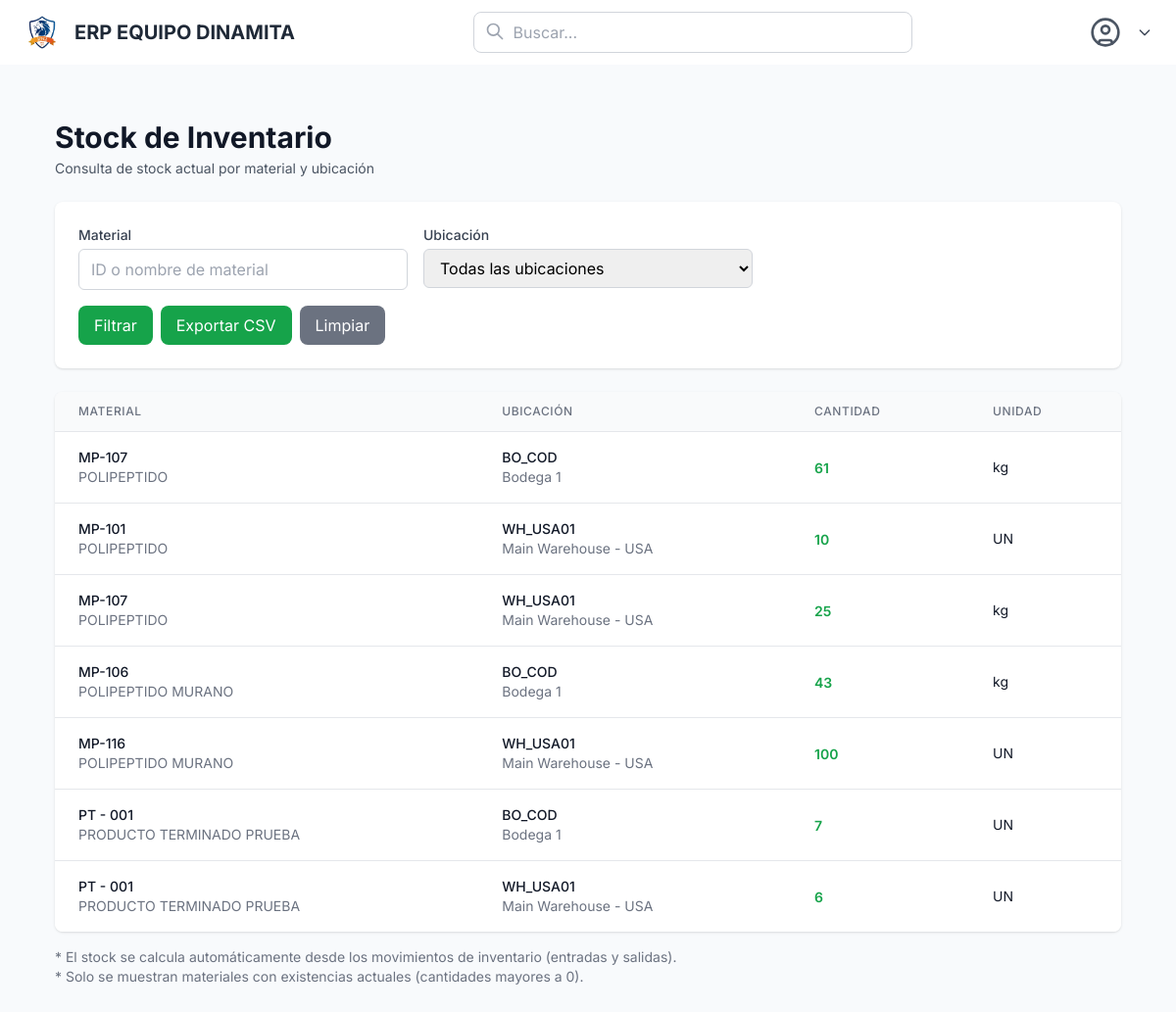
/inventory/stock/, run on the app's committed database.
### materials/models.py (models this page shows, shortened)
class Material(models.Model):
    id_material = models.CharField(max_length=50, unique=True)
    name = models.CharField(max_length=200)
    description = models.TextField()
    unit = models.ForeignKey(Unit, on_delete=models.PROTECT, default=1)
    material_type = models.ForeignKey(MaterialType, on_delete=models.PROTECT, default=1)
    status = models.ForeignKey(Status, on_delete=models.PROTECT, default=1)
    created_at = models.DateTimeField(auto_now_add=True)
    updated_at = models.DateTimeField(auto_now=True)
    created_by = models.ForeignKey(User, on_delete=models.SET_NULL, null=True, blank=True)
    class Meta:
        db_table = "materials"
        verbose_name = "Material"
        verbose_name_plural = "Materiales"
        ordering = ['-created_at']

class Unit(models.Model):
    name = models.CharField(max_length=100, unique=True)
    symbol = models.CharField(max_length=20)
    class Meta:
        db_table = "units"
        verbose_name = "Unit"
        verbose_name_plural = "Units"

### inventory/models.py (models this page shows, shortened)
class InventoryLocation(models.Model):
    id_location = models.CharField(max_length=50, unique=True)
    name = models.CharField(max_length=200)
    code = models.CharField(max_length=20)
    main_location = models.BooleanField(default=False)
    location = models.CharField(max_length=300)
    status = models.BooleanField(default=True)
    created_at = models.DateTimeField(auto_now_add=True)
    updated_at = models.DateTimeField(auto_now=True)
    created_by = models.ForeignKey(User, on_delete=models.SET_NULL, null=True, blank=True)
    class Meta:
        db_table = "location_inventory"
        verbose_name = "Inventory Location"
        verbose_name_plural = "Inventory Locations"
        ordering = ['name']

### inventory/views.py (the view, shortened to what this page needs)
# urls.py: path('stock/', views.inventory_stock_view, name='inventory_stock'),
def inventory_stock_view(request):
    movements = InventoryMovement.objects.select_related(
        'material',
        'location',
        'movement_type',
        'unit_type'
    )
    q = request.GET.get('q', '').strip()
    location_filter = request.GET.get('location', '').strip()
    if q:
        movements = movements.filter(
            Q(material__id_material__icontains=q) |
            Q(material__name__icontains=q)
        )
    if location_filter:
        try:
            location_id = int(location_filter)
            movements = movements.filter(location_id=location_id)
        except ValueError:
            pass
    stock_data = {}
    for m in movements:
        sign = -1 if m.movement_type.symbol.endswith('_OUT') else 1
        key = (m.material, m.location, m.unit_type)
        stock_data[key] = stock_data.get(key, 0) + sign * m.quantity
    stock_entries = []
    for (mat, loc, unit), qty in stock_data.items():
        if qty != 0:  # Solo mostrar existencias actuales (ignorar cantidades en 0)
            stock_entries.append({
                'material': mat,
                'location': loc,
                'unit': unit,
                'quantity': qty
            })
    stock_entries.sort(key=lambda entry: (entry['material'].name, entry['location'].name))
    export_format = request.GET.get('export', '').strip()
    paginator = Paginator(stock_entries, 10)  # 10 entradas por página
    page_number = request.GET.get('page')
    page_obj = paginator.get_page(page_number)
    locations = InventoryLocation.objects.filter(status=True).order_by('name')
    context = {
        'page_obj': page_obj,
        'stocks': page_obj.object_list,
        'locations': locations,
        'filters': {
            'q': q,
            'location': location_filter,
        },
        'total_count': paginator.count,
    }
    return render(request, 'inventory/inventory_stock.html', context)

### core/context_processors.py (called while the page is built, shortened)
def user_permissions(request):
    if not request.user.is_authenticated:
        return {
            'perms': {
                'materials': 0,
                'customers': 0,
                'suppliers': 0,
                'purchases': 0,
                'sales': 0,
                'inventory': 0,
                'accounting': 0,
                'reporting': 0,
            }
        }

### inventory/templates/inventory/inventory_stock.html (shortened to what this page needs)
{% extends 'core/base.html' %}
{% block content %}
<div class="max-w-7xl mx-auto px-4 sm:px-6 lg:px-8 py-8">
    <div class="mb-6">
        <h1 class="text-3xl font-bold text-gray-900">Stock de Inventario</h1>
        <p class="mt-1 text-sm text-gray-600">
            Consulta de stock actual por material y ubicación
        </p>
    </div>
    <div class="bg-white shadow rounded-lg p-6 mb-6">
        <form method="get" class="space-y-4">
            <div class="grid grid-cols-1 md:grid-cols-3 gap-4">
                <div>
                    <label for="q" class="block text-sm font-medium text-gray-700 mb-1">
                        Material
                    </label>
                    <input
                        type="text"
                        name="q"
                        id="q"
                        value="{{ filters.q }}"
                        placeholder="ID o nombre de material"
                        class="w-full px-3 py-2 border border-gray-300 rounded-md focus:outline-none focus:ring-2 focus:ring-blue-500"
                    >
                </div>
                <div>
                    <label for="location" class="block text-sm font-medium text-gray-700 mb-1">
                        Ubicación
                    </label>
                    <select
                        name="location"
                        id="location"
                        class="w-full px-3 py-2 border border-gray-300 rounded-md focus:outline-none focus:ring-2 focus:ring-blue-500"
                    >
                        <option value="">Todas las ubicaciones</option>
                    </select>
                </div>
            </div>
            <div class="flex items-end space-x-2">
                <button type="submit" class="bg-green-600 hover:bg-green-700 text-white px-4 py-2 rounded-lg transition-colors">
                    Filtrar
                </button>
                <a href="?export=csv{% if filters.q %}&q={{ filters.q }}{% endif %}{% if filters.location %}&location={{ filters.location }}{% endif %}"
                   class="bg-green-600 hover:bg-green-700 text-white px-4 py-2 rounded-lg transition-colors">
                    Exportar CSV
                </a>
                <a href="{% url 'inventory:inventory_stock' %}" class="bg-gray-500 hover:bg-gray-600 text-white px-4 py-2 rounded-lg transition-colors">
                    Limpiar
                </a>
            </div>
        </form>
    </div>
    <div class="bg-white shadow rounded-lg overflow-hidden">
        <div class="overflow-x-auto">
            <table class="min-w-full divide-y divide-gray-200">
                <thead class="bg-gray-50">
                    <tr>
                        <th scope="col" class="px-6 py-3 text-left text-xs font-medium text-gray-500 uppercase tracking-wider">
                            Material
                        </th>
                        <th scope="col" class="px-6 py-3 text-left text-xs font-medium text-gray-500 uppercase tracking-wider">
                            Ubicación
                        </th>
                        <th scope="col" class="px-6 py-3 text-left text-xs font-medium text-gray-500 uppercase tracking-wider">
                            Cantidad
                        </th>
                        <th scope="col" class="px-6 py-3 text-left text-xs font-medium text-gray-500 uppercase tracking-wider">
                            Unidad
                        </th>
                    </tr>
                </thead>
                <tbody class="bg-white divide-y divide-gray-200">
                    {% for entry in stocks %}
                        <tr class="hover:bg-gray-50">
                            <td class="px-6 py-4 whitespace-nowrap">
                                <div class="text-sm font-medium text-gray-900">{{ entry.material.id_material }}</div>
                                <div class="text-sm text-gray-500">{{ entry.material.name }}</div>
                            </td>
                            <td class="px-6 py-4 whitespace-nowrap">
                                <div class="text-sm font-medium text-gray-900">{{ entry.location.code }}</div>
                                <div class="text-sm text-gray-500">{{ entry.location.name }}</div>
                            </td>
                            <td class="px-6 py-4 whitespace-nowrap">
                                <span class="text-sm font-semibold {% if entry.quantity > 0 %}text-green-600{% else %}text-gray-900{% endif %}">
                                    {{ entry.quantity }}
                                </span>
                            </td>
                            <td class="px-6 py-4 whitespace-nowrap text-sm text-gray-900">
                                {{ entry.unit.symbol }}
                            </td>
                        </tr>
                    {% empty %}
                        <tr>
                            <td colspan="4" class="px-6 py-4 text-center text-sm text-gray-500">
                                No hay stock calculado o no se encontraron resultados.
                            </td>
                        </tr>
                    {% endfor %}
                </tbody>
            </table>
        </div>
    </div>
    <div class="mt-4 text-sm text-gray-500">
        <p>* El stock se calcula automáticamente desde los movimientos de inventario (entradas y salidas).</p>
        <p>* Solo se muestran materiales con existencias actuales (cantidades mayores a 0).</p>
    </div>
</div>
{% endblock %}

### core/templates/core/base.html (shortened to what this page needs)
{% load static %}
<!DOCTYPE html>
<html lang="es">
<head>
    <script src="https://cdn.tailwindcss.com"></script>
</head>
<body class="bg-slate-50">
    <nav class="bg-white shadow flex items-center justify-between px-6 py-3">
        <div class="flex items-center space-x-3">
            <img src="{% static 'img/logo.png' %}" alt="Logo" class="h-10 w-10">
            <span class="text-xl font-bold text-gray-800">ERP EQUIPO DINAMITA</span>
        </div>
        <div class="hidden md:flex flex-1 max-w-md mx-8">
            <div class="relative w-full">
                <input type="text" placeholder="Buscar..." class="w-full px-4 py-2 pl-10 border border-gray-300 rounded-lg focus:outline-none focus:ring-2 focus:ring-blue-500">
                <svg class="absolute left-3 top-2.5 h-5 w-5 text-gray-400" fill="none" stroke="currentColor" viewBox="0 0 24 24">
                    <path stroke-linecap="round" stroke-linejoin="round" stroke-width="2" d="M21 21l-6-6m2-5a7 7 0 11-14 0 7 7 0 0114 0z"></path>
                </svg>
            </div>
        </div>
        <div class="relative">
            <button id="user-menu-button" class="flex items-center space-x-2 text-gray-700 hover:text-gray-900 focus:outline-none">
                <svg class="h-4 w-4" fill="none" stroke="currentColor" viewBox="0 0 24 24">
                    <path stroke-linecap="round" stroke-linejoin="round" stroke-width="2" d="M19 9l-7 7-7-7"></path>
                </svg>
            </button>
        </div>
    </nav>
    <main class="p-6 bg-slate-50 min-h-screen">
        {% block content %}
        {% endblock %}
    </main>
</body>
</html>

### core/templates/core/base.html (style rules this page uses)
body { font-family: 'Inter', sans-serif; }

### data on the page
Material: material.id_material "MP-107", material.name "POLIPEPTIDO", location.code "BO_COD", location.name "Bodega 1", quantity "61", unit.symbol "kg", location.code "WH_USA01", location.name "Main Warehouse - USA", quantity "25"
Material: material.id_material "MP-101", material.name "POLIPEPTIDO", location.code "WH_USA01", location.name "Main Warehouse - USA", quantity "10", unit.symbol "UN"
Material: material.id_material "MP-106", material.name "POLIPEPTIDO MURANO", location.code "BO_COD", location.name "Bodega 1", quantity "43", unit.symbol "kg"
Material: material.id_material "MP-116", material.name "POLIPEPTIDO MURANO", location.code "WH_USA01", location.name "Main Warehouse - USA", quantity "100", unit.symbol "UN"
Material: material.id_material "PT - 001", material.name "PRODUCTO TERMINADO PRUEBA", location.code "BO_COD", location.name "Bodega 1", quantity "7", unit.symbol "UN", location.code "WH_USA01", location.name "Main Warehouse - USA", quantity "6"
